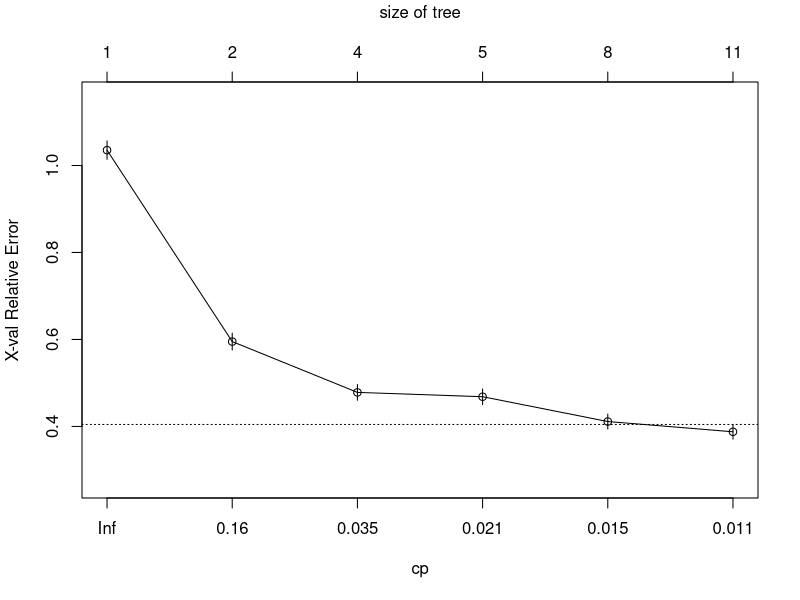
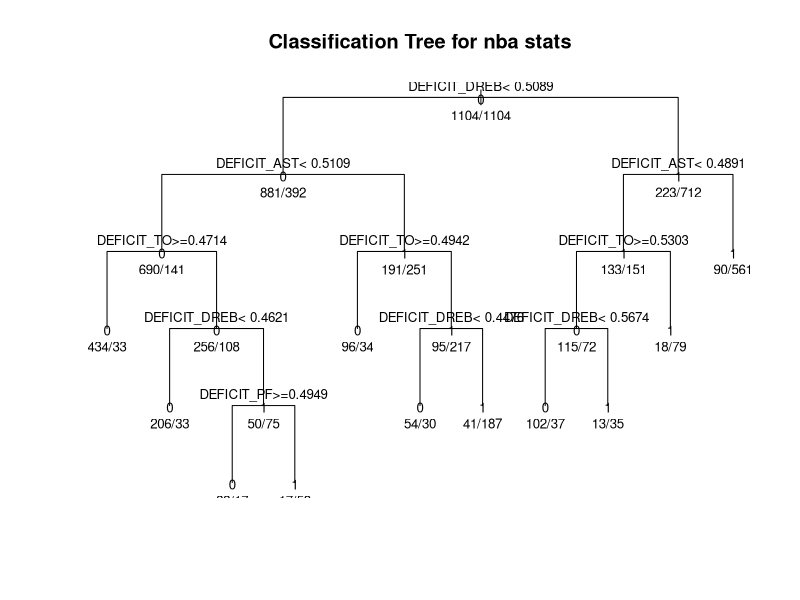

Here is the R script that generated these plots, in order:
library(dplyr)
library(data.table)
library(caret)
library(rpart)
data <- fread('all.csv')
outcome=data$OUTCOME
data = data[ ,(grepl('(?:DEFICIT|PCT|OUTCOME).*(?<!M)$', names(data), perl = T)), with=F]
data = data[complete.cases(data)]

data$OUTCOME = as.factor(data$OUTCOME)
inTrain = createDataPartition(data$OUTCOME, p=0.7, list = FALSE)
training = data[inTrain,]
testing = data[-inTrain,]

dtree = train(OUTCOME~., method="rpart", data=training, na.action = na.pass)
print(dtree$ finalModel)
prediction = predict(dtree, newdata = testing)
print(prediction)

cm = confusionMatrix(prediction, testing$OUTCOME)
print(cm)

fit <- rpart(OUTCOME~., method = "class", data=data)

printcp(fit)
plotcp(fit)
summary(fit)
plot(fit, uniform = TRUE, main="Classification Tree for nba stats")
text(fit, use.n = TRUE, all = TRUE, cex=.8)
post(fit, file = "tree.ps", title =  "Classification Tree for nba stats")